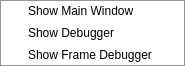
<?xml version="1.0" encoding="UTF-8"?>
<ui version="4.0">
 <class>DebugDockMenu</class>
 <widget class="QMenu" name="DebugDockMenu">
  <property name="title">
   <string>Debug Dock Menu</string>
  </property>
  <action name="actionShowMainWindow">
   <property name="text">
    <string>Show Main Window</string>
   </property>
  </action>
  <action name="actionShowDebugger">
   <property name="text">
    <string>Show Debugger</string>
   </property>
  </action>
  <action name="actionShowFrameDebugger">
   <property name="text">
    <string>Show Frame Debugger</string>
   </property>
  </action>
  <addaction name="actionShowMainWindow"/>
  <addaction name="actionShowDebugger"/>
  <addaction name="actionShowFrameDebugger"/>
 </widget>
 <resources/>
 <connections/>
</ui>
